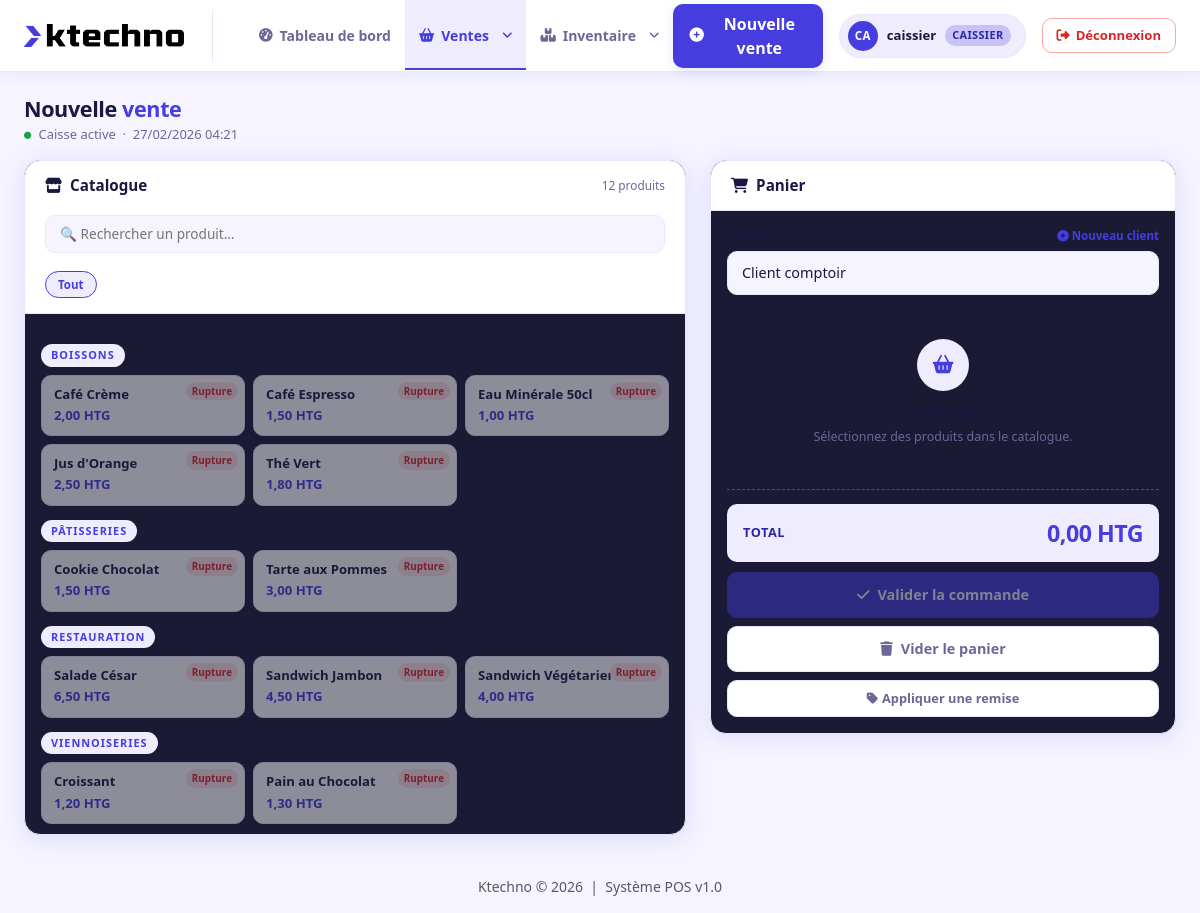
Page /index.php?page=pos (signed in) on the committed database.
### tables this page shows
CREATE TABLE IF NOT EXISTS produits (
    id         INT AUTO_INCREMENT PRIMARY KEY,
    nom        VARCHAR(200) NOT NULL,
    prix       DECIMAL(10,2) NOT NULL,
    categorie  VARCHAR(100) DEFAULT 'Général',
    actif      TINYINT(1) DEFAULT 1
);

### controllers/CommandeController.php (called while the page is built, shortened)
<?php
class CommandeController
{
    private ProduitDAO   $produitDAO;
    public function __construct()
    {
        $this->produitDAO   = new ProduitDAO();
    }
    public function showPos(): void
    {
        $produits   = $this->produitDAO->findAll();
        require VIEW_PATH . '/orders/pos.php';
    }
}

### config/Database.php (called while the page is built, shortened)
<?php
class Database
{
    private static ?PDO $instance = null;
    public static function getInstance(): PDO
    {
        if (self::$instance === null) {
            $dsn = sprintf(
                'mysql:host=%s;port=%s;dbname=%s;charset=%s',
                DB_HOST, DB_PORT, DB_NAME, DB_CHARSET
            );
            $options = [
                PDO::ATTR_ERRMODE            => PDO::ERRMODE_EXCEPTION,
                PDO::ATTR_DEFAULT_FETCH_MODE => PDO::FETCH_ASSOC,
                PDO::ATTR_EMULATE_PREPARES   => false,
            ];
            try {
                self::$instance = new PDO($dsn, DB_USER, DB_PASS, $options);
            } catch (PDOException $e) {
                error_log('Erreur BDD : ' . $e->getMessage());
                die('Connexion à la base de données impossible.');
            }
        }
        return self::$instance;
    }
}

### dao/BaseDAO.php (called while the page is built, shortened)
<?php
abstract class BaseDAO
{
    protected PDO $db;
    public function __construct()
    {
        $this->db = Database::getInstance();
    }
    protected function execute(string $sql, array $params = []): PDOStatement
    {
        $stmt = $this->db->prepare($sql);
        $stmt->execute($params);
        return $stmt;
    }
    protected function fetchAll(string $sql, array $params = []): array
    {
        return $this->execute($sql, $params)->fetchAll();
    }
}

### dao/ProduitDAO.php (called while the page is built, shortened)
<?php
class ProduitDAO extends BaseDAO
{
    public function findAll(): array
    {
        return $this->fetchAll(
            'SELECT * FROM produits WHERE actif = 1 ORDER BY categorie, nom'
        );
    }
}

### helpers.php (called while the page is built, shortened)
<?php
function sanitize(string $v): string
{
    return htmlspecialchars(trim($v), ENT_QUOTES, 'UTF-8');
}
function formatPrice(float $amount): string
{
    return number_format($amount, 2, ',', ' ') . ' HTG';
}

### views/orders/pos.php (the view, shortened to what this page needs)
<?php $pageTitle = 'Nouvelle vente'; require VIEW_PATH . '/partials/header.php'; ?>
<div class="d-flex align-items-center mb-3 fade-up s1">
    <div>
        <h1 style="font-size:1.35rem;font-weight:800;color:var(--text);letter-spacing:-.4px;margin:0;">
            Nouvelle <span style="color:var(--brand);">vente</span>
        </h1>
        <p style="color:var(--text-muted);font-size:.81rem;margin:3px 0 0;">
            <i class="fas fa-circle me-1" style="font-size:.45rem;color:var(--success);vertical-align:middle;"></i>
            Caisse active &nbsp;·&nbsp; <?= date('d/m/Y H:i') ?>
        </p>
    </div>
</div>
<div class="row g-4">
    <div class="col-lg-7 fade-up s1">
        <div class="pos-card card border-0 h-100">
            <div class="card-header" style="flex-direction:column;align-items:stretch;">
                <div class="d-flex align-items-center justify-content-between">
                    <h6 class="mb-0"><i class="fas fa-store me-2"></i>Catalogue</h6>
                    <span style="font-size:.74rem;color:var(--text-muted);"><?= count($produits) ?> produits</span>
                </div>
                <input type="text" id="searchProduit" class="search-input" placeholder="🔍 Rechercher un produit…">
                <div class="cat-filter-bar" id="catFilterBar">
                    <button class="cat-filter-btn active" onclick="filterCat('', this)">Tout</button>
                </div>
            </div>
            <div class="card-body overflow-auto p-3" style="max-height:65vh">
                <?php
                $cats = [];
                foreach ($produits as $p) $cats[$p['categorie']][] = $p;
                foreach ($cats as $cat => $items):
                ?>
                <div class="cat-label cat-section" data-cat="<?= sanitize($cat) ?>"><?= sanitize($cat) ?></div>
                <div class="row g-2 cat-section" data-cat="<?= sanitize($cat) ?>">
                    <?php foreach ($items as $p):
                        $isService = stripos(sanitize($p['categorie'] ?? ''), 'service') !== false;
                        $stock = (int)($p['stock'] ?? 0);
                        if ($isService) {
                            $stockClass = 'stock-ok';
                            $stockLabel = 'Service';
                            $canAdd     = true;
                        } else {
                            $stockClass = $stock <= 0 ? 'stock-out' : ($stock < 5 ? 'stock-low' : 'stock-ok');
                            $stockLabel = $stock <= 0 ? 'Rupture' : "Stock: $stock";
                            $canAdd     = $stock > 0;
                        }
                    ?>
                    <div class="col-6 col-md-4 produit-item" data-nom="<?= sanitize($p['nom']) ?>" data-cat="<?= sanitize($p['categorie']) ?>">
                        <button class="btn-produit" <?= !$canAdd ? 'style="opacity:.5;" title="Rupture de stock"' : '' ?>
                            onclick="<?= $canAdd ? "ajouterProduit({$p['id']}, '".addslashes(sanitize($p['nom']))."', {$p['prix']}, {$stock}, ".($isService?'true':'false').")" : 'alertRupture()' ?>">
                            <div class="prod-name"><?= sanitize($p['nom']) ?></div>
                            <div class="prod-price"><?= formatPrice((float)$p['prix']) ?></div>
                            <span class="stock-badge <?= $stockClass ?>"><?= $stockLabel ?></span>
                        </button>
                    </div>
                    <?php endforeach; ?>
                </div>
                <?php endforeach; ?>
            </div>
        </div>
    </div>
    <div class="col-lg-5 fade-up s2">
        <div class="pos-card card border-0">
            <div class="card-header">
                <h6 class="mb-0"><i class="fas fa-shopping-cart me-2"></i>Panier</h6>
            </div>
            <div class="card-body p-3">
                <div class="mb-3">
                    <div class="field-label d-flex justify-content-between">
                        <span>Client</span>
                        <button class="btn p-0 border-0" onclick="ouvrirModalClient()" style="color:var(--brand);font-size:0.72rem;font-weight:800;">
                            <i class="fas fa-plus-circle"></i> Nouveau client
                        </button>
                    </div>
                    <div class="client-search-wrap">
                        <input type="text" id="clientSearch" class="pos-input" value="Client comptoir" placeholder="Rechercher par nom ou téléphone…" autocomplete="off">
                    </div>
                </div>
                <div id="panierVide">
                    <div class="cart-empty-icon"><i class="fas fa-shopping-basket"></i></div>
                    <div style="font-weight:700;color:var(--text);font-size:.88rem;">Panier vide</div>
                    <div style="font-size:.78rem;color:var(--text-muted);margin-top:4px;">Sélectionnez des produits dans le catalogue.</div>
                </div>
                <hr class="cart-divider">
                <div class="total-row">
                    <span class="total-label">Total</span>
                    <span id="totalDisplay">0,00 HTG</span>
                </div>
                <button class="btn-validate mb-2" onclick="validerCommande()" id="btnValider" disabled>
                    <i class="fas fa-check me-2"></i>Valider la commande
                </button>
                <button class="btn-clear" onclick="viderPanier()">
                    <i class="fas fa-trash me-2"></i>Vider le panier
                </button>
                <button class="btn-clear mt-2" onclick="toggleRemise()" style="font-size:.8rem;padding:8px;">
                    <i class="fas fa-tag me-1"></i>Appliquer une remise
                </button>
            </div>
        </div>
    </div>
</div>
<?php require VIEW_PATH . '/partials/footer.php'; ?>

### public/css/app.css (style rules this page uses)
:root { --bg: #0d0d1a; --surface: #13132a; --card: #1a1a35; --border: rgba(255,255,255,0.07); --red: #e94560; --text: #e2e2f0; --muted: rgba(255,255,255,0.45); }
body { background:var(--bg); color:var(--text); min-height:100vh; display:flex; flex-direction:column; }
.card { background:var(--card)!important; border-color:var(--border)!important; color:var(--text); }
.card-header { background:rgba(255,255,255,.03)!important; border-bottom:1px solid var(--border)!important; padding:.85rem 1.25rem; }
.btn-produit { background:rgba(255,255,255,.04); border:1px solid var(--border); border-radius:10px; color:var(--text); padding:.65rem .75rem; cursor:pointer; transition:all .15s; min-height:60px; }

### views/partials/header.php (style rules this page uses)
:root { --brand: #453dde; --brand-dark: #2d27a8; --brand-light: #eeecfd; --brand-mid: #c7c3f7; --border: #e8e6fb; --text: #1a1740; --text-muted: #6b6897; --surface: #ffffff; }
body { background: #f5f4ff; }

### rows in the picture
produits: nom "Café Crème", prix "2,00 HTG", stock "Rupture"
produits: nom "Café Espresso", prix "1,50 HTG", stock "Rupture"
produits: nom "Eau Minérale 50cl", prix "1,00 HTG", stock "Rupture"
produits: nom "Jus d'Orange", prix "2,50 HTG", stock "Rupture"
produits: nom "Thé Vert", prix "1,80 HTG", stock "Rupture"
produits: nom "Cookie Chocolat", prix "1,50 HTG", stock "Rupture"
produits: nom "Tarte aux Pommes", prix "3,00 HTG", stock "Rupture"
produits: nom "Salade César", prix "6,50 HTG", stock "Rupture"
produits: nom "Sandwich Jambon", prix "4,50 HTG", stock "Rupture"
produits: nom "Sandwich Végétarien", prix "4,00 HTG", stock "Rupture"
produits: nom "Croissant", prix "1,20 HTG", stock "Rupture"
produits: nom "Pain au Chocolat", prix "1,30 HTG", stock "Rupture"

### other values in the picture
substr($_SESSION['user_login'] ?? 'U', 0, 2) "CA"
$_SESSION['user_login'] "caissier"
$_SESSION['user_role'] "CAISSIER"
count($produits) "12"
$cat "BOISSONS"
$cat "PÂTISSERIES"
$cat "RESTAURATION"
$cat "VIENNOISERIES"
COMPANY_NAME "Ktechno"
